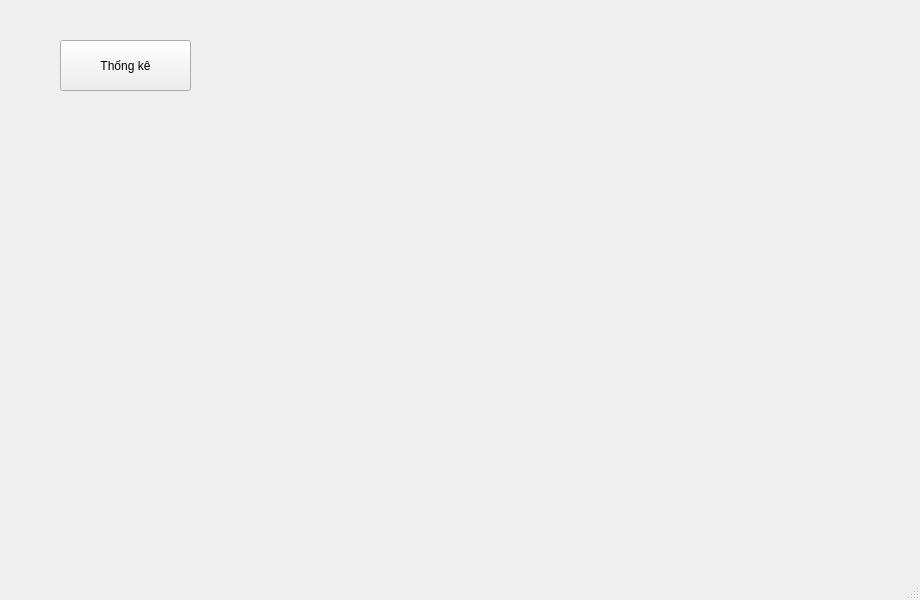
<?xml version="1.0" encoding="UTF-8"?>
<ui version="4.0">
 <class>ThongKe</class>
 <widget class="QMainWindow" name="ThongKe">
  <property name="geometry">
   <rect>
    <x>0</x>
    <y>0</y>
    <width>920</width>
    <height>600</height>
   </rect>
  </property>
  <property name="windowTitle">
   <string>ThongKe</string>
  </property>
  <widget class="QWidget" name="centralwidget">
   <widget class="QWidget" name="verticalLayoutWidget">
    <property name="geometry">
     <rect>
      <x>280</x>
      <y>40</y>
      <width>591</width>
      <height>441</height>
     </rect>
    </property>
    <layout class="QVBoxLayout" name="verticalLayout"/>
   </widget>
   <widget class="QPushButton" name="pushButton">
    <property name="geometry">
     <rect>
      <x>60</x>
      <y>40</y>
      <width>131</width>
      <height>51</height>
     </rect>
    </property>
    <property name="text">
     <string>Thống kê</string>
    </property>
   </widget>
  </widget>
  <widget class="QMenuBar" name="menubar">
   <property name="geometry">
    <rect>
     <x>0</x>
     <y>0</y>
     <width>920</width>
     <height>26</height>
    </rect>
   </property>
  </widget>
  <widget class="QStatusBar" name="statusbar"/>
 </widget>
 <resources/>
 <connections/>
</ui>
